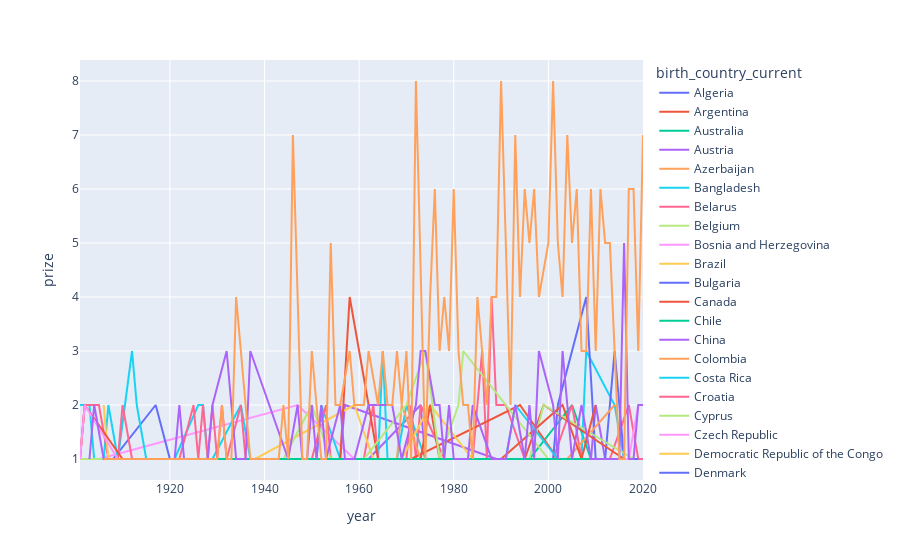

Notebook code for this chart:
### Code cell
line_data = df.groupby(['birth_country_current', 'year']).agg({'prize': pd.Series.count}).reset_index()
prize_by_year = line_data.sort_values('year')[['year', 'birth_country_current', 'prize']]

cumulative_prizes = prize_by_year.groupby(by=['birth_country_current',
                                              'year']).sum().groupby(level=[0]).cumsum()
cumulative_prizes.reset_index(inplace=True) 
# Update the figure variable after sorting the DataFrame
fig = px.line(line_data,
              x='year', 
              y='prize', 
              color='birth_country_current',
                hover_name='birth_country_current')
fig.show()
